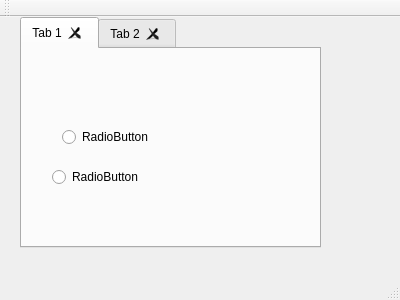
<?xml version="1.0" encoding="UTF-8"?>
<ui version="4.0">
 <class>MainWindow</class>
 <widget class="QMainWindow" name="MainWindow">
  <property name="geometry">
   <rect>
    <x>0</x>
    <y>0</y>
    <width>400</width>
    <height>300</height>
   </rect>
  </property>
  <property name="windowTitle">
   <string>MainWindow</string>
  </property>
  <widget class="QWidget" name="centralWidget">
   <widget class="QTabWidget" name="tabWidget">
    <property name="geometry">
     <rect>
      <x>20</x>
      <y>0</y>
      <width>301</width>
      <height>231</height>
     </rect>
    </property>
    <property name="currentIndex">
     <number>0</number>
    </property>
    <property name="tabsClosable">
     <bool>true</bool>
    </property>
    <widget class="QWidget" name="tab">
     <attribute name="title">
      <string>Tab 1</string>
     </attribute>
     <widget class="QRadioButton" name="radioButton">
      <property name="geometry">
       <rect>
        <x>40</x>
        <y>80</y>
        <width>89</width>
        <height>16</height>
       </rect>
      </property>
      <property name="text">
       <string>RadioButton</string>
      </property>
     </widget>
     <widget class="QRadioButton" name="radioButton_2">
      <property name="geometry">
       <rect>
        <x>30</x>
        <y>120</y>
        <width>89</width>
        <height>16</height>
       </rect>
      </property>
      <property name="text">
       <string>RadioButton</string>
      </property>
     </widget>
    </widget>
    <widget class="QWidget" name="tab_2">
     <attribute name="title">
      <string>Tab 2</string>
     </attribute>
     <widget class="QPushButton" name="pushButton">
      <property name="geometry">
       <rect>
        <x>40</x>
        <y>50</y>
        <width>75</width>
        <height>23</height>
       </rect>
      </property>
      <property name="text">
       <string>PushButton</string>
      </property>
     </widget>
     <widget class="QPushButton" name="pushButton_2">
      <property name="geometry">
       <rect>
        <x>90</x>
        <y>110</y>
        <width>75</width>
        <height>23</height>
       </rect>
      </property>
      <property name="text">
       <string>PushButton</string>
      </property>
     </widget>
     <widget class="QPushButton" name="pushButton_3">
      <property name="geometry">
       <rect>
        <x>170</x>
        <y>80</y>
        <width>75</width>
        <height>23</height>
       </rect>
      </property>
      <property name="text">
       <string>PushButton</string>
      </property>
     </widget>
    </widget>
   </widget>
  </widget>
  <widget class="QMenuBar" name="menuBar">
   <property name="geometry">
    <rect>
     <x>0</x>
     <y>0</y>
     <width>400</width>
     <height>23</height>
    </rect>
   </property>
  </widget>
  <widget class="QToolBar" name="mainToolBar">
   <attribute name="toolBarArea">
    <enum>TopToolBarArea</enum>
   </attribute>
   <attribute name="toolBarBreak">
    <bool>false</bool>
   </attribute>
  </widget>
  <widget class="QStatusBar" name="statusBar"/>
 </widget>
 <layoutdefault spacing="6" margin="11"/>
 <resources/>
 <connections/>
</ui>
